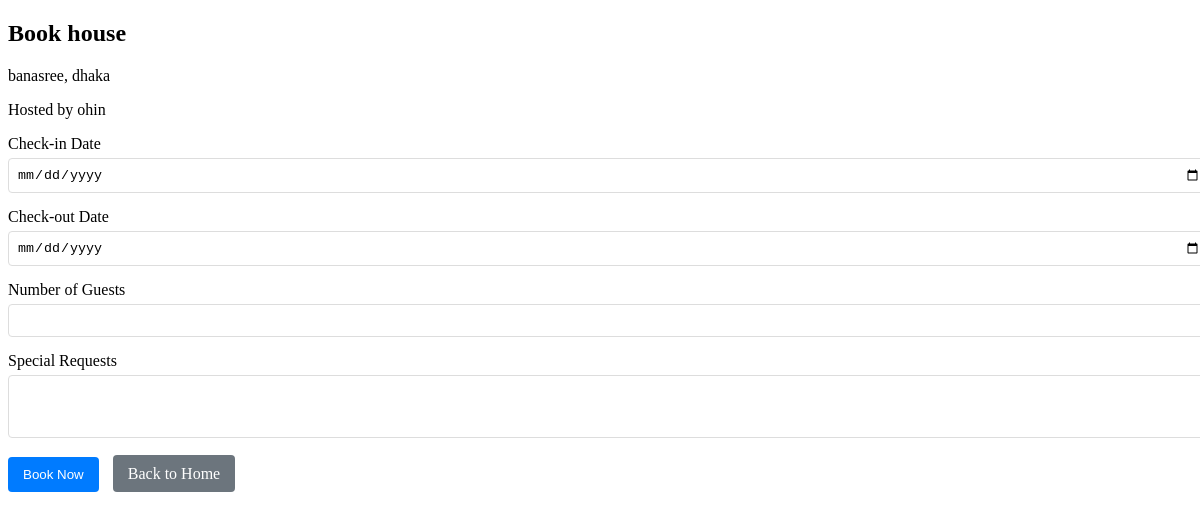
Screenshot of /booking/property/3/book (signed in) with the database file from the repository.
### app/models/property.py (models this page shows, shortened)
class Property(db.Model):
    id = db.Column(db.Integer, primary_key=True)
    title = db.Column(db.String(120), nullable=False)
    description = db.Column(db.Text, nullable=False)
    location = db.Column(db.String(200))
    price = db.Column(db.Float, nullable=False, default=0.0)
    host_id = db.Column(db.Integer, db.ForeignKey('user.id'), nullable=False)
    max_guests = db.Column(db.Integer)
    status = db.Column(db.String(20), default='active')  # active, inactive, pending, rejected
    area = db.Column(db.String(100), nullable=False)
    city = db.Column(db.String(100), nullable=False)
    created_at = db.Column(db.DateTime, default=datetime.utcnow)
    photos = db.relationship("PropertyPhoto", back_populates="property", cascade="all, delete-orphan")
    bookings = db.relationship("Booking", back_populates="property_item", cascade="all, delete-orphan", passive_deletes=True)
    host = db.relationship("User", back_populates="hosted_properties", foreign_keys=[host_id])
    photos_rel = db.relationship('PropertyPhoto', back_populates='property', cascade="all, delete-orphan")
    reviews = db.relationship('Review', back_populates='property', cascade='all, delete-orphan')
    wishlisted_by = db.relationship("Wishlist", back_populates="property")

### app/models/user.py (models this page shows, shortened)
class User(UserMixin, db.Model):
    __tablename__ = 'user'
    id = db.Column(db.Integer, primary_key=True)
    username = db.Column(db.String(100), nullable=False)
    email = db.Column(db.String(120), unique=True, nullable=False)
    password_hash = db.Column(db.String(128), nullable=False)
    role = db.Column(db.String(20), default='guest')
    profile_photo = db.Column(db.String(200))
    bio = db.Column(db.Text)
    date_created = db.Column(db.DateTime, default=datetime.utcnow)
    is_admin = db.Column(db.Boolean, default=False)
    hosted_properties = db.relationship('Property',back_populates='host',foreign_keys='Property.host_id',cascade='all, delete-orphan')
    bookings = db.relationship('Booking',back_populates='guest',foreign_keys='Booking.guest_id',cascade='all, delete-orphan')
    reviews = db.relationship('Review', back_populates='user', cascade='all, delete-orphan')
    wishlist = db.relationship("Wishlist", back_populates="user", cascade="all, delete-orphan")

### app/routes/booking.py (the view, shortened to what this page needs)
@booking_bp.route('/property/<int:property_id>/book', methods=['GET', 'POST'])
@login_required
def book_property(property_id):
    property = Property.query.get_or_404(property_id)
    form = BookingForm()
    nights = None
    total_price = None
    return render_template(
        'book_property.html',
        form=form,
        property=property,
        nights=nights,
        total_price=total_price
    )

### app/forms/booking_form.py
class BookingForm(FlaskForm):
    check_in = DateField('Check-in Date', validators=[DataRequired()])
    check_out = DateField('Check-out Date', validators=[DataRequired()])
    guests = IntegerField('Number of Guests', validators=[DataRequired(), NumberRange(min=1)])
    notes = TextAreaField('Special Requests')
    submit = SubmitField('Book Now')

### app/models/user.py (called while the page is built)
@login_manager.user_loader
def load_user(user_id):
    return User.query.get(int(user_id))

### app/templates/book_property.html (shortened to what this page needs)
<!DOCTYPE html>
<html>
<head>
</head>
<body>
<div class="container">
    <h2>Book {{ property.title }}</h2>
    <div class="property-info">
        <p>{{ property.area or 'N/A' }}, {{ property.city or 'N/A' }}</p>
        <p>Hosted by {{ property.host.username }}</p>
    </div>
    <form method="POST" id="booking-form" action="{{ url_for('booking.book_property', property_id=property.id) }}">
        <div class="form-group">
            {{ form.check_in.label }}
            {{ form.check_in(class="form-control") }}
        </div>
        <div class="form-group">
            {{ form.check_out.label }}
            {{ form.check_out(class="form-control") }}
        </div>
        <div class="form-group">
            {{ form.guests.label }}
            {{ form.guests(class="form-control") }}
        </div>
        <div class="form-group">
            {{ form.notes.label }}
            {{ form.notes(class="form-control", rows=3) }}
        </div>
        <div>
            {{ form.submit(class="btn btn-primary") }}
            <a href="{{ url_for('auth.home') }}" class="btn-home">Back to Home</a>
        </div>
    </form>
</div>
</body>
</html>

### app/templates/book_property.html (style rules this page uses)
.form-control { width: 100%; padding: 8px; margin: 5px 0 15px 0; border: 1px solid #ddd; border-radius: 4px; }
.btn-primary, .btn-home { padding: 10px 15px; border: none; border-radius: 4px; cursor: pointer; text-decoration: none; color: white; }
.btn-primary { background-color: #007bff; }
.btn-home { background-color: #6c757d; margin-left: 10px; }

### rows the page displays
Property: title "house", area "banasree", city "dhaka"
User: host.username "ohin"
